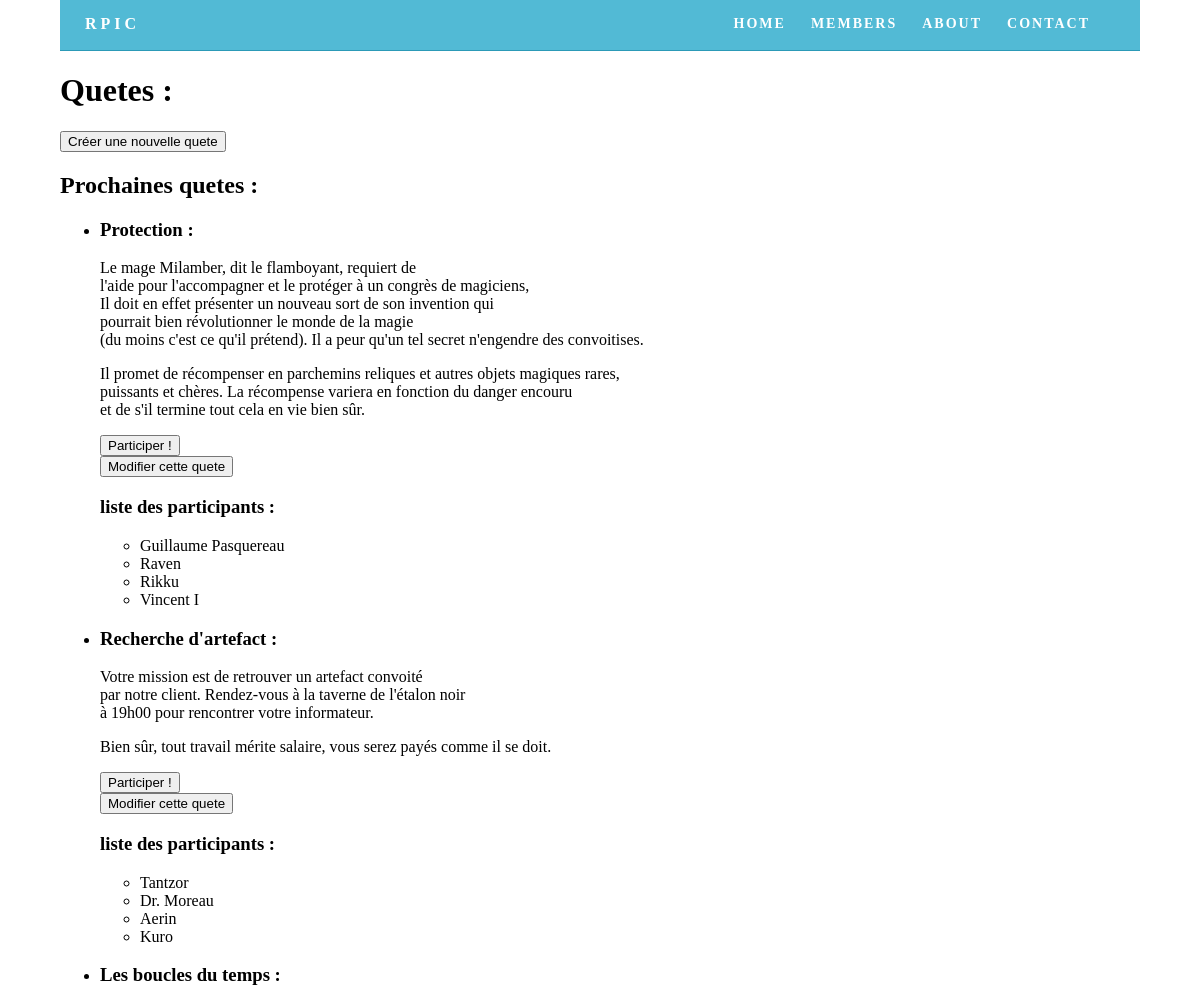
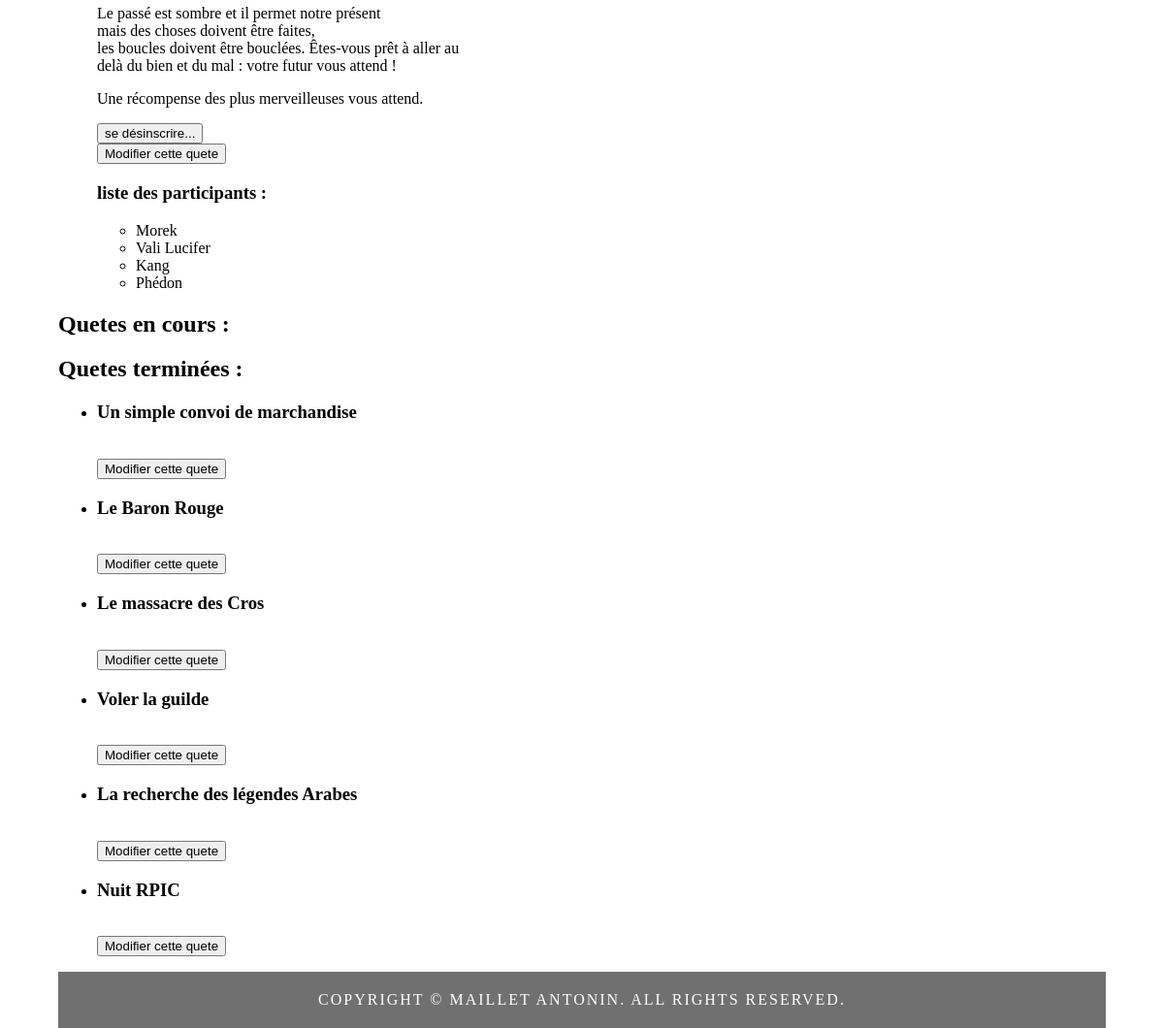
The page /voirQuetes (signed in) on the database its author committed (2 pictures, top to bottom).
### quetes/models.py (models this page shows, shortened)
class Quete(models.Model):
    titre = models.CharField(max_length = 50)
    description = models.TextField(null = True, blank = True)
    participants = models.ManyToManyField(User, blank = True)
    etatsPossible = (
        ("future", "Future quete"),
        ("enCours", "Quete en cours"),
        ("terminee", "Quete terminee")
    )
    etat = models.CharField(max_length = 20, choices = etatsPossible, default = "future")
    visible = models.BooleanField(default = False)
    class Meta:
	    permissions = (
	        ("voirQuetes", "voir les quetes cachees"),
        )

### user/models.py (models this page shows, shortened)
class Profil(models.Model):
    user = models.OneToOneField(User)
    personnagePrincipal = models.OneToOneField(Perso, null=True, blank=True)
    prenom = models.CharField(max_length = 20, null=True, blank=True)
    nom = models.CharField(max_length = 20, null=True, blank=True)
    email = models.EmailField(null=True, blank=True)
    description = models.TextField(max_length=200, null=True, blank=True)

### personnages/models.py (models this page shows, shortened)
class Perso(models.Model):
	nom = models.CharField(max_length=20)
	user = models.ForeignKey(User)
	image = models.ImageField(upload_to=renommage, null = True, blank = True)

### quetes/views.py (the view)
# urls.py: url(r'^voirQuetes$', views.voirQuetes, name = "voirQuetes"),
@login_required()
def voirQuetes(request):
    user = request.user
    if user.has_perm("quetes.voirQuetes"):
        listeQuetesFutures = Quete.objects.filter(etat = "future")
        listeQuetesEnCours = Quete.objects.filter(etat = "enCours")
        listeQuetesPassees = Quete.objects.filter(etat = "terminee")
    else:
        listeQuetesFutures = Quete.objects.filter(etat = "future", visible = True)
        listeQuetesEnCours = Quete.objects.filter(etat = "enCours", visible = True)
        listeQuetesPassees = Quete.objects.filter(etat = "terminee", visible = True)
    if user.has_perm("quetes.change_quete"):
        peutModifier = True
    if user.has_perm("quetes.add_quete"):
        peutCreer = True
    return render(request, 'quetes/voirQuetes.html', locals())

### quetes/templatetags/quetes_extras.py (called while the page is built)
@register.filter
def participe(user, quete):
    liste = quete.participants.all()
    return (user in liste)

@register.filter
def listeParticipants(quete):
    return quete.participants.all()

@register.filter
def username(user):
    profil = user.profil
    if profil.personnagePrincipal == None:
        if profil.prenom == "":
            return user.username
        else:
            return profil.prenom + " " + profil.nom
    else:
        return profil.personnagePrincipal.nom

### quetes/templates/quetes/voirQuetes.html (shortened to what this page needs)
{% extends "base.html" %}
{% block content %}
{% load quetes_extras %}
<h1>Quetes :</h1>
{% if peutCreer %}
    <form action="{% url 'creationQuete' %}" method="get">
        <input type="submit" value="Créer une nouvelle quete" />
    </form>
{% endif %}
<h2>Prochaines quetes :</h2>
<ul>
    {% for quete in listeQuetesFutures %}
    <li>
        <h3>{{quete.titre}} :</h3>
        {{quete.description|linebreaks}}
        {% if user|participe:quete %}
            <form action="{% url 'modifierParticipation' quete.id %}" method="post">
                <input type="submit" value="se désinscrire..." />
            </form>
        {% else %}
            <form action="{% url 'modifierParticipation' quete.id %}" method="post">
                <input type="submit" value="Participer !" />
            </form>
        {% endif %}
        {% if peutModifier %}
            <form action="{% url 'modifierQuete' quete.id %}" method="get">
                <input type="submit" value="Modifier cette quete" />
            </form>
        {% endif %}
        <h3>liste des participants :</h3>
        <ul>
            {% for participant in quete|listeParticipants %}
                <li>{{participant|username}}</li>
            {% empty %}
                Aucun participants pour le moment.
            {% endfor %}
        </ul>
    </li>
    {% endfor %}
</ul>
<h2>Quetes en cours :</h2>
<h2>Quetes terminées :</h2>
<ul>
    {% for quete in listeQuetesPassees %}
    <li>
        <h3>{{quete.titre}}</h3>
        <a  href="{% url 'afficherQuete' quete.id %}">details</a>
        {% if peutModifier %}
            <form action="{% url 'modifierQuete' quete.id %}" method="get">
                <input type="submit" value="Modifier cette quete" />
            </form>
        {% endif %}
    </li>
    {% endfor %}
</ul>
{% endblock %}

### templates/base.html (shortened to what this page needs)
{% load static %}
<!doctype html>
<html lang="fr">
<head>
<link href="{% static 'home/css/simpleGridTemplate.css' %}" rel="stylesheet" type="text/css">
</head>
<body>
<div class="container">
    <header>
        <a href="{% url 'rpicHomep' %}">
            <h4 class="logo">RPIC</h4>
        </a>
        <nav>
            <ul>
                <li><a  href="{% url 'rpicHomep' %}">HOME</a></li>
                <li><a href="{% url 'membres' %}">MEMBERS</a></li>
                <li><a href="{% url 'univers1' %}">ABOUT</a></li>
                <li> <a href="{% url 'contact' %}">CONTACT</a></li>
            </ul>
        </nav>
    </header>
    {% block content %}{% endblock %}
    <div class="copyright">Copyright © Maillet Antonin. All rights reserved.</div>
</div>
</body>
</html>

### home/static/home/css/simpleGridTemplate.css (style rules this page uses)
body { font-family: Cambria, "Hoefler Text", "Liberation Serif", Times, "Times New Roman", serif; background-color: #FFFFFF; margin: 0; }
.container { width: 90%; margin-left: auto; margin-right: auto; height: 1000px; background-color: #FFFFFF; }
header { width: 100%; height: 5%; background-color: #52bad5; border-bottom: 1px solid #2C9AB7; }
.logo { color: #fff; font-weight: bold; text-align: undefined; width: 10%; float: left; margin-top: 15px; margin-left: 25px; letter-spacing: 4px; }
nav { float: right; width: 50%; text-align: right; margin-right: 25px; }
header nav ul { list-style: none; float: right; }
nav ul li { float: left; color: #FFFFFF; font-size: 14px; text-align: left; margin-right: 25px; letter-spacing: 2px; font-weight: bold; transition: all 0.3s linear; }
ul li a { color: #FFFFFF; text-decoration: none; }
.copyright { text-align: center; padding-top: 20px; padding-bottom: 20px; background-color: #717070; color: #FFFFFF; text-transform: uppercase; font-weight: lighter; letter-spacing: 2px; border-top-width: 2px; }

### rows shown on the page
Quete: titre "Protection", description "Le mage Milamber, dit le flamboyant, requiert de l'aide pour l'accompagner et le protéger à un congrès de magiciens, Il doit en effet présenter un nouveau sort de son invention qui pourrait bien révolutionner le monde de la magie (du moins c'est ce qu'il prétend). Il a peur qu'un tel secret n'engendre des convoitises. Il promet de récompenser en parchemins reliques et autres objets magiques rares, puissants et chères. La récompense variera en fonction du danger encouru et de s'il termine tout cela en vie bien sûr."
Quete: titre "Recherche d'artefact", description "Votre mission est de retrouver un artefact convoité par notre client. Rendez-vous à la taverne de l'étalon noir à 19h00 pour rencontrer votre informateur. Bien sûr, tout travail mérite salaire, vous serez payés comme il se doit."
Quete: titre "Les boucles du temps", description "Le passé est sombre et il permet notre présent mais des choses doivent être faites, les boucles doivent être bouclées. Êtes-vous prêt à aller au delà du bien et du mal : votre futur vous attend ! Une récompense des plus merveilleuses vous attend."
Quete: titre "Un simple convoi de marchandise"
Quete: titre "Le Baron Rouge"
Quete: titre "Le massacre des Cros"
Quete: titre "Voler la guilde"
Quete: titre "La recherche des légendes Arabes"
Quete: titre "Nuit RPIC"

### other values the page prints
{{ participant|username }} "Guillaume Pasquereau"
{{ participant|username }} "Raven"
{{ participant|username }} "Rikku"
{{ participant|username }} "Vincent I"
{{ participant|username }} "Tantzor"
{{ participant|username }} "Dr. Moreau"
{{ participant|username }} "Aerin"
{{ participant|username }} "Kuro"
{{ participant|username }} "Morek"
{{ participant|username }} "Vali Lucifer"
{{ participant|username }} "Kang"
{{ participant|username }} "Phédon"
